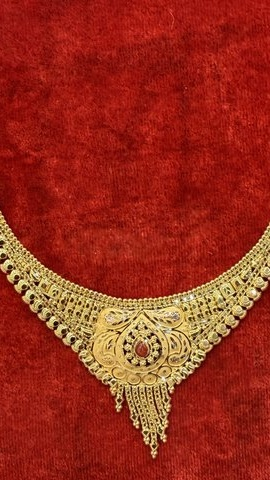
#> input picture scripts/check_crops/IMG_0235_center.jpg, 270 x 480 px, found by its file name; its folder holds 4 pictures in this run
$ python inspect_crop_colors.py   (older library calls are emulated)
#> lines starting #> are read from the running program, lines starting #| are printed output that depends on the picture; after the words box and inside, x2 and y2 are one past the last pixel; in counts of white or black regions, pixels touching at a corner belong together
import os
import cv2
import numpy as np

check_dir = os.path.join('scripts', 'check_crops')

def analyze_crop(name):
#> called with name = 'IMG_0235'
    p = os.path.join(check_dir, f"{name}_center.jpg")
    img = cv2.imread(p)
#> img is the input picture: shape (480, 270, 3); mean B, G, R 28, 44.7, 153.6
    if img is None:
        return "None"
    h, w = img.shape[:2]
#> h = 480; w = 270
    # Dominant colors
    hsv = cv2.cvtColor(img, cv2.COLOR_BGR2HSV)
#> hsv: shape (480, 270, 3); mean H, S, V 4.9, 214.4, 153.6
    # Check gold
    gold = np.sum((hsv[:,:,0]>=15)&(hsv[:,:,0]<=35)&(hsv[:,:,1]>=50)) / (w*h) * 100
#> gold = 15.12
    # Check white/silver/diamonds
    white = np.sum((hsv[:,:,1]<=40)&(hsv[:,:,2]>=180)) / (w*h) * 100
#> white = 0.0123
    # Check red
    red = np.sum(((hsv[:,:,0]<15)|(hsv[:,:,0]>165))&(hsv[:,:,1]>=50)) / (w*h) * 100
#> red = 84.85
    # Check skin
    ycrcb = cv2.cvtColor(img, cv2.COLOR_BGR2YCrCb)
#> ycrcb: shape (480, 270, 3); mean of channels 0, 1, 2 75.3, 183.8, 101.3
    skin = (cv2.inRange(ycrcb, np.array([0, 133, 77]), np.array([255, 173, 127])) > 0) & \
           (cv2.inRange(hsv, np.array([0, 30, 80]), np.array([25, 170, 255])) > 0)
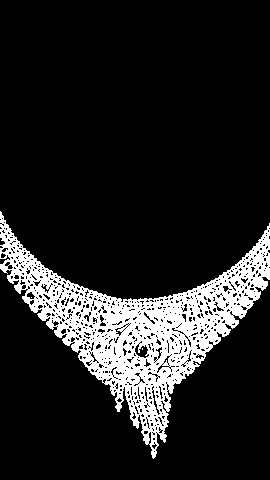
#> skin: shape (480, 270) bool; 13.6% white; 3 white regions (2 under 20 px), largest, box (x1, y1, x2, y2) and area: (0, 211, 270, 459) 17649
    skin_pct = np.sum(skin) / (w*h) * 100
#> skin_pct = 13.62

    # Sharpness
    gray = cv2.cvtColor(img, cv2.COLOR_BGR2GRAY)
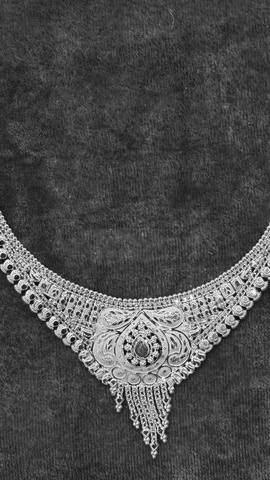
#> gray: shape (480, 270); min 7, max 250, mean 75.3
    lap = cv2.Laplacian(gray, cv2.CV_64F).var()
#> lap = 3222
    mean_val = np.mean(gray)
#> mean_val = 75.32
#> pass 3 of the loop `for item in ['IMG_0235', 'IMG_0360', 'IMG_0231', 'IMG_0329', 'IMG_0444..`:
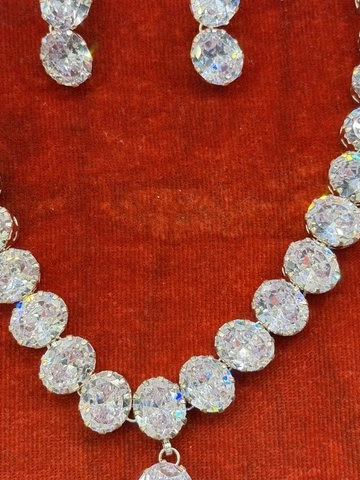
#> input picture scripts/check_crops/IMG_0231_center.jpg, 360 x 480 px, found by its file name
#> in analyze_crop, img is the input picture: shape (480, 360, 3); mean B, G, R 47.7, 64.8, 156.2
#> hsv: shape (480, 360, 3); mean H, S, V 15.1, 187.3, 157
#> gold = 0.709
#> white = 11.11
#> red = 81.32
#> ycrcb: shape (480, 360, 3); mean of channels 0, 1, 2 90.2, 175.1, 104
#> in analyze_crop (call 3), `skin = (cv2.inRange(ycrcb, np.array([0, 133, 77]), np.array([255, 173,..`:
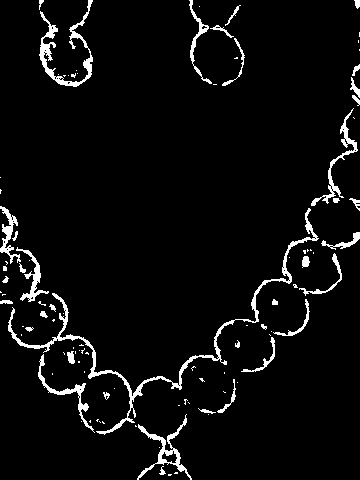
#> skin: shape (480, 360) bool; 4.7% white; 101 white regions (63 under 20 px), largest, box (x1, y1, x2, y2) and area: (8, 208, 319, 435) 2200, (39, 0, 93, 87) 977, (137, 414, 192, 480) 624
#> skin_pct = 4.71
#> in analyze_crop (call 3), `gray = cv2.cvtColor(img, cv2.COLOR_BGR2GRAY)`:
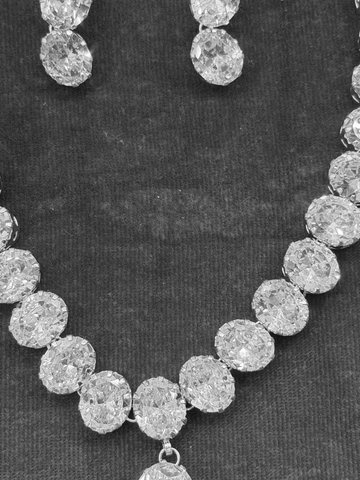
#> gray: shape (480, 360); min 8, max 255, mean 90.2
#> lap = 1647.7
#> mean_val = 90.15
#> the loop made 9 passes; the first 3 are shown

    return f"Gold:{gold:4.1f}%, White/Gems:{white:4.1f}%, Red:{red:4.1f}%, Skin:{skin_pct:4.1f}%, MeanB:{mean_val:4.1f}, Lap:{lap:5.1f}"

for item in ['IMG_0235', 'IMG_0360', 'IMG_0231', 'IMG_0329', 'IMG_0444', 'IMG_0588', 'IMG_0828', 'IMG_0839', 'IMG_0143']:
    print(f"{item:10} -> {analyze_crop(item)}")
